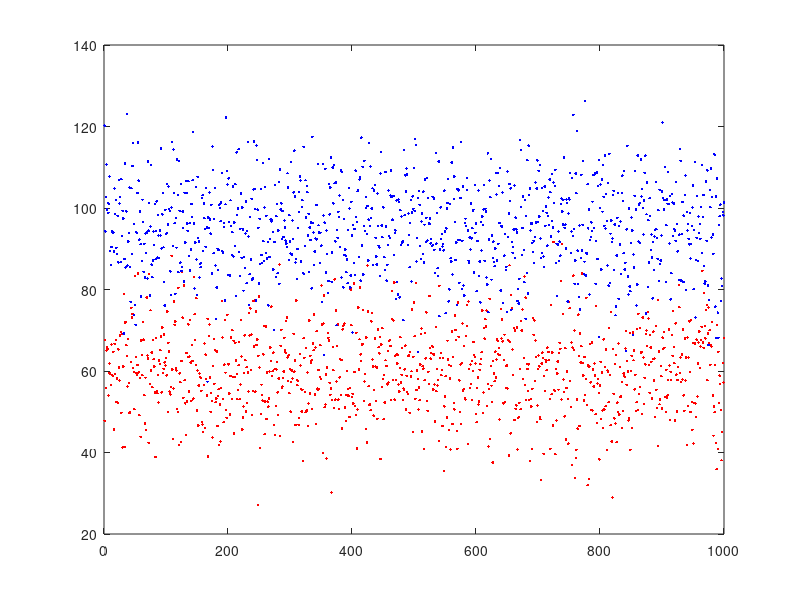

This chart was generated by the following MATLAB code: (Note: this script raises an error after producing the figure.)
function p_q = benjamini_hochberg
% p and q values
% 



clear all; clc; rng default %for reproducibility
wt = normrnd(60,10,[1,1000]);
exp = normrnd(95,10,[1,1000]);

figure(1)
plot([1:1000],wt,'r.',[1:1000],exp,'b.');

figure(2)
histogram(wt,'FaceColor','r'); hold on
histogram(exp,'FaceColor','b'); hold off


p = zeros(1,10000);
for i = 1:10000
    wt_choice = datasample(wt,10); %choose 10 randomly
    exp_choice = datasample(exp,10);
    [~,p(i)] = ttest(wt_choice,exp_choice);
end
figure(3)
hist(p); 

%% applying b-h proccedure
%given: 10000 p-values
alpha = 0.05; %false discovery rate; can change this

bh = zeros(length(p),3); %make matrix
bh(:,1) = sort(p); %p value, in order 
bh(:,2) = (1:length(bh))'; %p value rank

p_adj = bh(:,1).*(length(bh)./bh(:,2));  
bh(:,3) = min([p_adj, [p_adj(2:end);p_adj(end)]],[],2); %adjusted p-value (q value)
bh(:,4) = (bh(:,3)<= alpha); %is q value <= critical value?

limit = find((bh(:,4) == 1),1,'last'); %index of the last 'significant' value

y = [bh(:,1),bh(:,1)];
y(limit+1:end,2) = NaN;

figure(4) 
hist(y) ; %graph so that only the significant ones are shown in diff.color
hold off


p_q = [bh(:,1),bh(:,3)]; %matrix of p and q values
end
